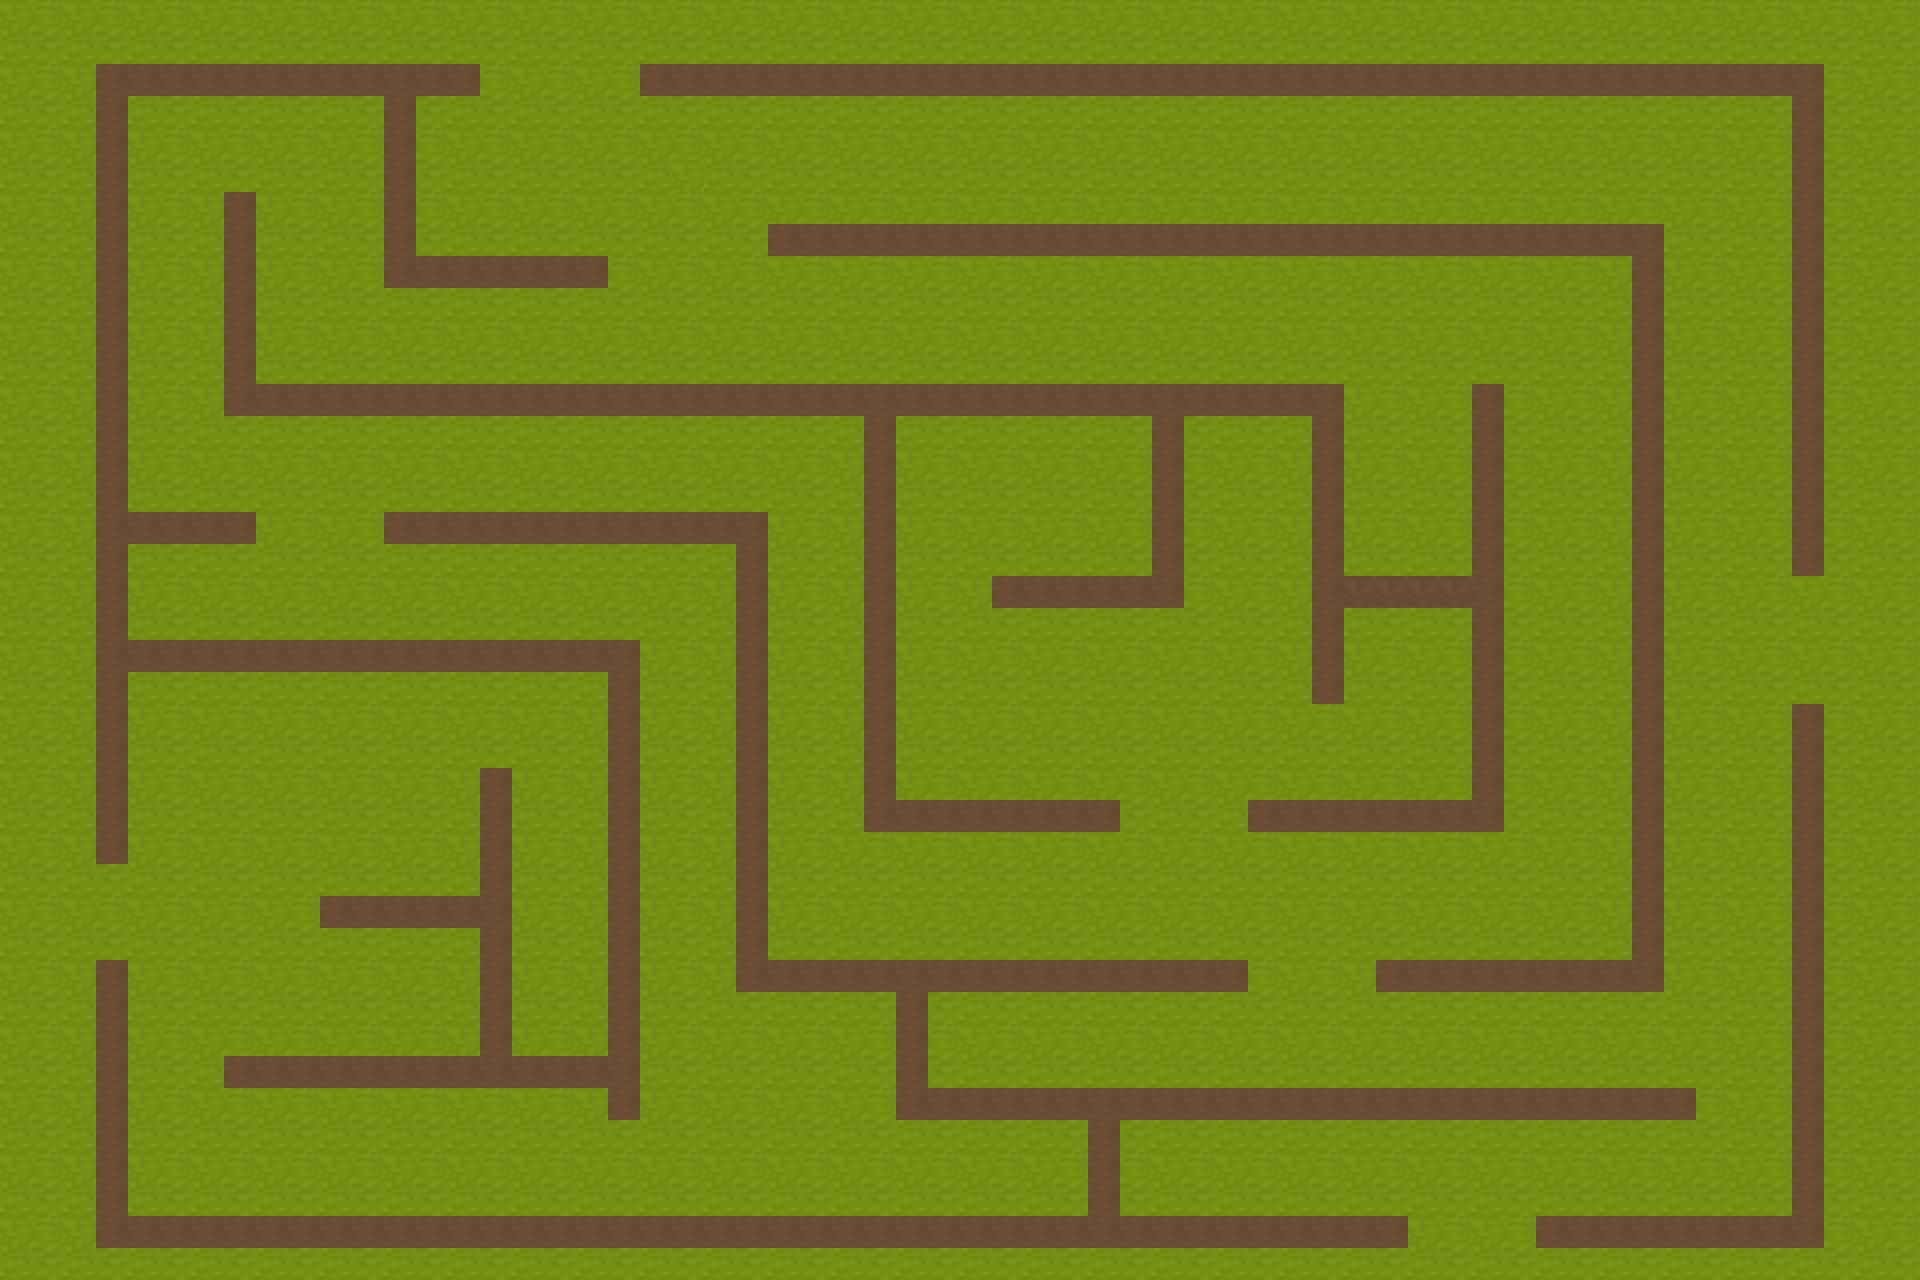

Below is a game level as drawn by its tile map, then a one-line description and the .tmx that defines it (tile-layer data replaced by summaries):
An orthogonal 60x40 tile map with 32x32 px tiles, 2 tile layers (BG, MAZE).

<map version="1.10" tiledversion="1.12.2" orientation="orthogonal" renderorder="right-down" width="60" height="40" tilewidth="32" tileheight="32" infinite="0" nextlayerid="13" nextobjectid="4">
 <editorsettings>
  <export target="../assets/levels/test/map_test.json" format="json" />
 </editorsettings>
 <properties>
  <property name="static" type="bool" value="true" />
 </properties>
 <tileset firstgid="1" name="desert_32x32" tilewidth="32" tileheight="32" tilecount="256" columns="16">
  <image source="desert_32x32.png" width="512" height="512" />
 </tileset>
 <layer id="12" name="BG" width="60" height="40">
  <properties>
   <property name="static" type="bool" value="true" />
  </properties>
  <data>[2400 cells, 2400 non-empty, 4 distinct tile ids]</data>
 </layer>
 <layer id="11" name="MAZE" width="60" height="40">
  <properties>
   <property name="collides" type="bool" value="true" />
  </properties>
  <data>[2400 cells, 471 non-empty, 2 distinct tile ids]</data>
 </layer>
</map>
